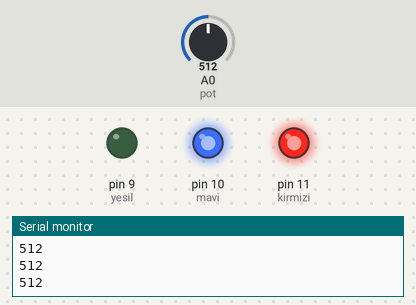
Recording of a sketch running on a simulated Arduino Uno, built with avr-gcc and run on an emulated ATmega328P. Shown: output pins drawn as LEDs (lit = HIGH), the last lines printed to the serial monitor. Inputs (shaded band) come from the test bench; at power-on: A0 (pot) = 512.

Above: at 1.2 s.
1.3 s: A0 (pot) set to 359
2.8 s: A0 (pot) set to 328
At 3.8 s:
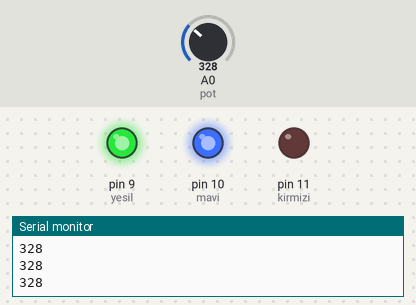
4.3 s: A0 (pot) set to 692
At 4.8 s:
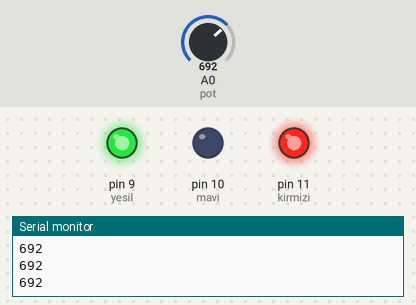
5.8 s: A0 (pot) set to 665
At 7.0 s:
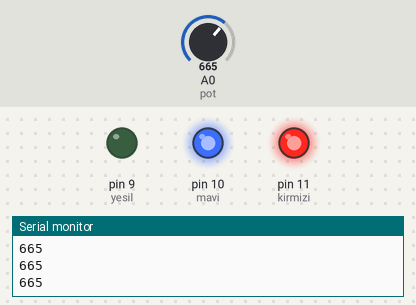
7.3 s: A0 (pot) set to 716
At 8.3 s:
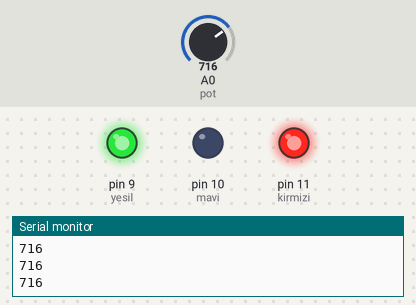
Timing chart, 0 to 9.8 s (numbered marks = the images above; inputs shaded):
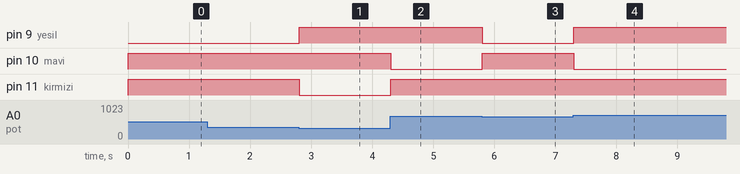

Measured:
- the behaviour switches between 342 and 341 on A0 (pot) (found by bisection; images 0 and 1)
- the behaviour switches between 683 and 682 on A0 (pot) (found by bisection; images 2 and 3)
- after the input at 2.8 s, pin 9 (yesil): LOW → HIGH at once; pin 11 (kirmizi): HIGH → LOW at once
- after the input at 4.3 s, pin 10 (mavi): HIGH → LOW at once; pin 11 (kirmizi): LOW → HIGH at once
- after the input at 5.8 s, pin 9 (yesil): HIGH → LOW at once; pin 10 (mavi): LOW → HIGH at once
- after the input at 7.3 s, pin 9 (yesil): LOW → HIGH at once; pin 10 (mavi): HIGH → LOW at once

The sketch:

rgb_potansiyometre.ino
```cpp
/* Rgb ledimizde üç renk bulunmaktadır ve onları normal led tanımlar
gibi tanımlıyoruz ayrıca potansiyometremizide tanımlıyoruz.
Bizim kullandığımız kartlarımızda iki adet 5v girişi olduğu için
rgb'ye gitmesi gereken 5v için ayrı hat çekmemiz gerekmiyor.*/
#define mavi 10
#define yesil 9
#define kirmizi 11
#define pot A0

void setup() {

  pinMode(kirmizi,OUTPUT);
  pinMode(mavi,OUTPUT);
  pinMode(yesil,OUTPUT);
  Serial.begin(9600);


}

void loop() {
  /*Bu kısımda yaptığımız işlem sadece pot değerini deger
  değişkenine aktarmak ve  farklı değerlere göre farklı ledleri
  yakmaktır.*/
  int deger = analogRead(pot);
  Serial.println(deger);
  if (deger<=341){
    digitalWrite(kirmizi,LOW);
    digitalWrite(mavi,HIGH);
    digitalWrite(yesil,HIGH);
  }
  else if (deger<=682){
    digitalWrite(kirmizi,HIGH);
    digitalWrite(mavi,HIGH);
    digitalWrite(yesil,LOW);

  }
  else {
    digitalWrite(kirmizi,HIGH);
    digitalWrite(mavi,LOW);
    digitalWrite(yesil,HIGH);
  }

}
```
